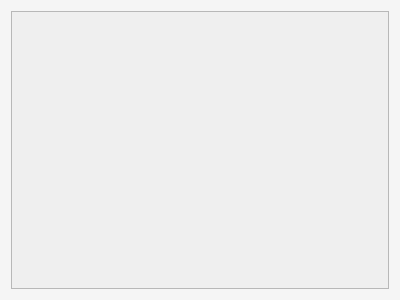
<?xml version="1.0" encoding="UTF-8"?>
<ui version="4.0">
 <class>ImageDisplayingDialog</class>
 <widget class="QDialog" name="ImageDisplayingDialog">
  <property name="geometry">
   <rect>
    <x>0</x>
    <y>0</y>
    <width>400</width>
    <height>300</height>
   </rect>
  </property>
  <property name="windowTitle">
   <string>Dialog</string>
  </property>
  <property name="styleSheet">
   <string notr="true">QDialog {
	background-color: rgb(245, 245, 245);
	border-radius: 20px;
}</string>
  </property>
  <layout class="QGridLayout" name="gridLayout">
   <item row="0" column="0">
    <widget class="QScrollArea" name="scrollArea">
     <property name="widgetResizable">
      <bool>true</bool>
     </property>
     <widget class="QWidget" name="scrollAreaWidgetContents">
      <property name="geometry">
       <rect>
        <x>0</x>
        <y>0</y>
        <width>376</width>
        <height>276</height>
       </rect>
      </property>
      <layout class="QGridLayout" name="gridLayout_2">
       <item row="0" column="0">
        <widget class="QLabel" name="imageLabel">
         <property name="text">
          <string/>
         </property>
         <property name="alignment">
          <set>Qt::AlignCenter</set>
         </property>
        </widget>
       </item>
      </layout>
     </widget>
    </widget>
   </item>
  </layout>
 </widget>
 <resources/>
 <connections/>
</ui>
